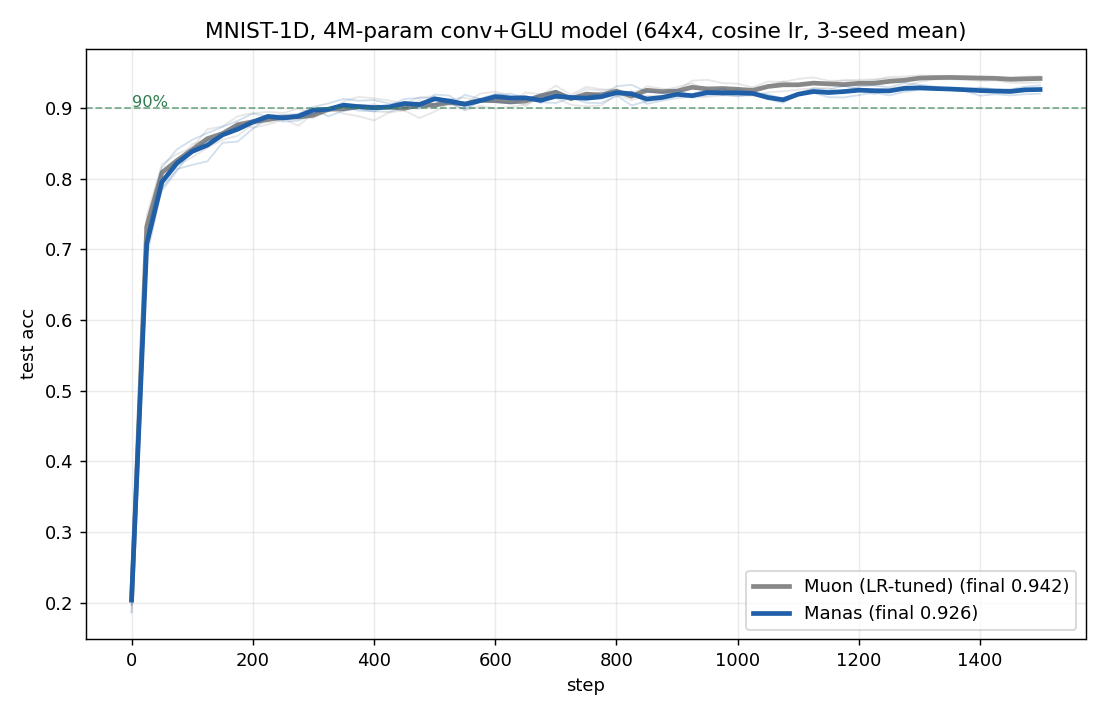

This figure's Python source:
# MNIST-1D at ~90%: bigger conv stem + wide GLU trunk, Muon vs Manas (tracked gamma).
# MNIST-1D benchmarks (Greydanus): CNN ~94%, GRU ~91%, MLP ~68% - convs crack it, so the
# stem gets 3 conv layers (AdamW); Muon/Manas work the ~4M-param GLU trunk. 64x4 slicing,
# cosine LR, manas gamma = min(law(lr_t), 0.073) tracked per step.
# Run: ../../BiBo/.venv/Scripts/python.exe -u big_mnist1d.py
import json
import math
import os
import sys

HERE = os.path.dirname(os.path.abspath(__file__))
sys.path.insert(0, os.path.abspath(os.path.join(HERE, "..", "..")))
import numpy as np
import torch
import torch.nn as nn
import torch.nn.functional as F

from kernels.sm75.manas import ManasOptimizer

DEV = "cuda" if torch.cuda.is_available() else "cpu"
GA, MICRO = 4, 64
STEPS = int(os.environ.get("MANAS_STEPS", 1500))
SEEDS = tuple(range(int(os.environ.get('MANAS_NSEEDS', 3))))
EVAL_EVERY = 25
NSAMP = int(os.environ.get("MANAS_SAMPLES", 12000))
TAG = os.environ.get("MANAS_TAG", "")
LR0, LR_END = 1e-3, 1e-4
GCAP = 0.073


def law_gamma(lr):
    return min(0.08 * (lr / 3e-4) ** 0.5 * GA / MICRO ** 0.5, GCAP)


def lr_at(t):
    return LR_END + (LR0 - LR_END) * 0.5 * (1 + math.cos(math.pi * t / STEPS))


class GLUBlock(nn.Module):
    def __init__(self, h, i):
        super().__init__()
        self.gate = nn.Linear(h, i, bias=False)
        self.up = nn.Linear(h, i, bias=False)
        self.down = nn.Linear(i, h, bias=False)
        self.norm = nn.LayerNorm(h)

    def forward(self, x):
        z = self.norm(x)
        return x + self.down(F.silu(self.gate(z)) * self.up(z))


class Big1D(nn.Module):
    def __init__(self, h=384, blocks=6):
        super().__init__()
        self.stem = nn.Sequential(                      # convs: AdamW (never Muon)
            nn.Conv1d(1, 32, 5, stride=2, padding=2), nn.GELU(),   # 40 -> 20
            nn.Conv1d(32, 64, 3, stride=2, padding=1), nn.GELU(),  # 20 -> 10
            nn.Conv1d(64, 96, 3, stride=1, padding=1), nn.GELU(),  # 10 -> 10
        )
        self.proj = nn.Linear(96 * 10, h, bias=False)
        self.blocks = nn.Sequential(*[GLUBlock(h, 2 * h) for _ in range(blocks)])
        self.norm = nn.LayerNorm(h)
        self.head = nn.Linear(h, 10, bias=False)

    def forward(self, x):
        z = self.stem(x).flatten(1)
        return self.head(self.norm(self.blocks(self.proj(z))))


def data():
    from mnist1d.data import make_dataset, get_dataset_args
    a = get_dataset_args()
    a.num_samples = NSAMP
    a.seed = 42
    d = make_dataset(a)
    return (torch.tensor(d["x"], dtype=torch.float32).unsqueeze(1).to(DEV),
            torch.tensor(d["y"], dtype=torch.long).to(DEV),
            torch.tensor(d["x_test"], dtype=torch.float32).unsqueeze(1).to(DEV),
            torch.tensor(d["y_test"], dtype=torch.long).to(DEV))


def run(seed, manas, x, y, xt, yt):
    torch.manual_seed(seed)
    model = Big1D().to(DEV)
    mats = [p for p in model.parameters() if p.ndim == 2]
    rest = [p for p in model.parameters() if p.ndim != 2]
    kw = (dict(micro_vote=True, probe_rho=1.0, probe_rho_step=0.96,
               probe_gamma=law_gamma(LR0), probe_rank=8)
          if manas else dict(probe_gamma=0.0))
    opt = ManasOptimizer(mats, lr=LR0, weight_decay=0.01, **kw)
    aux = torch.optim.AdamW(rest, lr=LR0, weight_decay=0.01)
    g = torch.Generator().manual_seed(seed)
    accs, evs, losses = [], [], []
    for t in range(STEPS):
        lr_t = lr_at(t)
        for grp in list(opt.param_groups) + list(aux.param_groups):
            grp["lr"] = lr_t
        if manas:
            opt.probe_gamma = law_gamma(lr_t)
        opt.zero_grad(set_to_none=True); aux.zero_grad(set_to_none=True)
        tot = 0.0
        for m in range(GA):
            idx = torch.randint(0, x.shape[0], (MICRO,), generator=g).to(DEV)
            with opt.probe():
                loss = F.cross_entropy(model(x[idx]), y[idx]) / GA
                loss.backward()
            opt.vote()
            tot += loss.item() * GA
        opt.step(); aux.step()
        losses.append(tot / GA)
        if t % EVAL_EVERY == 0 or t == STEPS - 1:
            model.eval()
            with torch.no_grad():
                accs.append((model(xt).argmax(-1) == yt).float().mean().item())
            model.train()
            evs.append(t)
    tail = float(np.mean(losses[int(0.9 * STEPS):]))
    m20 = float(np.mean(losses[int(0.18 * STEPS):int(0.22 * STEPS)]))
    m50 = float(np.mean(losses[int(0.48 * STEPS):int(0.52 * STEPS)]))
    print(f"    loss milestones: 20% {m20:.4f}  50% {m50:.4f}  tail {tail:.4f}"
          + ("  [SATURATED EARLY]" if m20 < 0.05 else ""), flush=True)
    return evs, accs, tail


if __name__ == "__main__":
    x, y, xt, yt = data()
    n = sum(p.numel() for p in Big1D().parameters())
    print(f"device {DEV}, params {n/1e6:.2f}M, gamma0 {law_gamma(LR0):.4f}", flush=True)
    out = {"muon": [], "manas": []}
    for sd in SEEDS:
        for name, mn in (("muon", False), ("manas", True)):
            evs, accs, tail = run(sd, mn, x, y, xt, yt)
            out[name].append(accs)
            print(f"  seed {sd} {name}: final acc {accs[-1]:.3f}  peak {max(accs):.3f}  "
                  f"tail loss {tail:.4f}", flush=True)
    out["steps"] = evs
    with open(os.path.join(HERE, f"big_mnist1d{TAG}.json"), "w") as f:
        json.dump(out, f)

    import matplotlib
    matplotlib.use("Agg")
    import matplotlib.pyplot as plt
    fig, ax = plt.subplots(figsize=(8.5, 5.5))
    for name, color, lbl in (("muon", "#888888", "Muon (LR-tuned)"),
                             ("manas", "#1f5fa8", "Manas")):
        a = np.array(out[name])
        for row in a:
            ax.plot(out["steps"], row, color=color, alpha=0.20, lw=1)
        ax.plot(out["steps"], a.mean(0), color=color, lw=2.6,
                label=f"{lbl} (final {a[:, -1].mean():.3f})")
    ax.axhline(0.90, color="#2e7d4f", lw=1, ls="--", alpha=0.6)
    ax.annotate("90%", (0, 0.902), fontsize=9, color="#2e7d4f")
    ax.set_title(f"MNIST-1D ({NSAMP} samples), 5.7M-param conv+GLU (64x4, cosine lr, 3-seed mean)")
    ax.set_xlabel("step"); ax.set_ylabel("test acc")
    ax.legend(loc="lower right"); ax.grid(alpha=0.25)
    fig.tight_layout()
    fig.savefig(os.path.join(HERE, f"big_mnist1d{TAG}.png"), dpi=130)
    print(f"wrote big_mnist1d{TAG}.png/json", flush=True)
